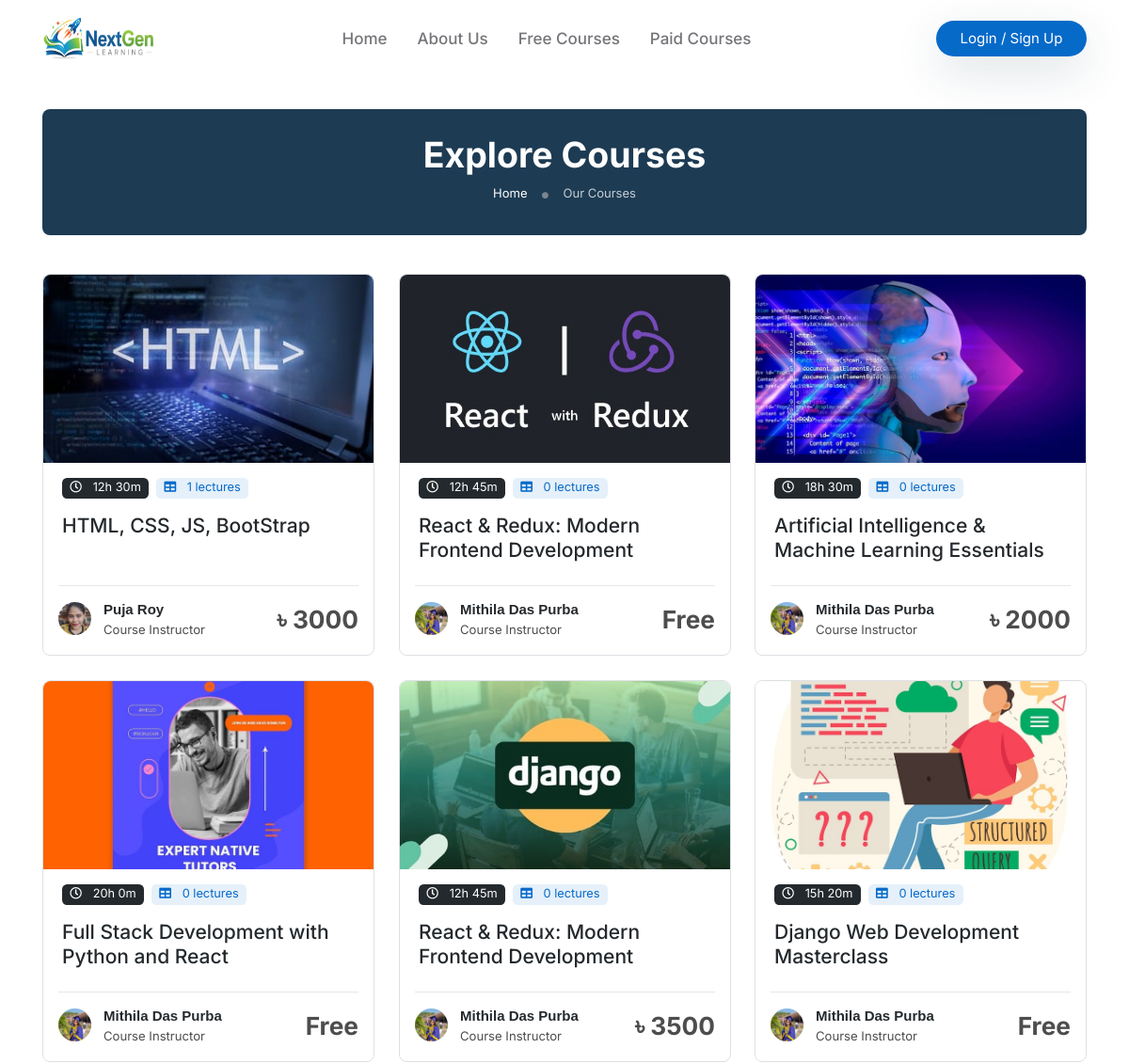
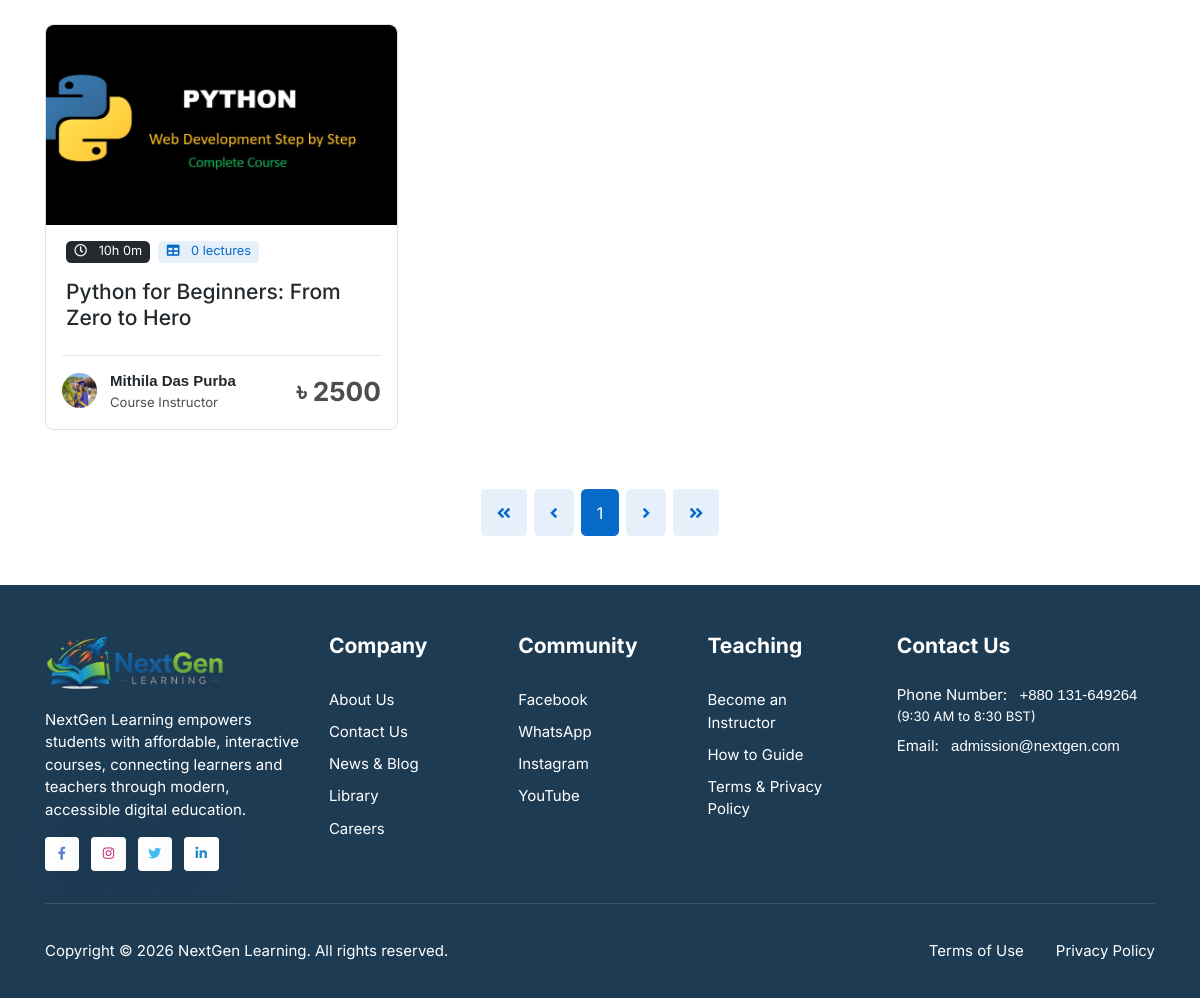
/our_courses.php, run on the app's committed database (2 pictures, top to bottom).
### tables this page shows
CREATE TABLE `courses` (
  `id` bigint(20) NOT NULL,
  `title` varchar(255) NOT NULL,
  `short_desc` text NOT NULL,
  `description` text NOT NULL,
  `thumbnail` varchar(255) NOT NULL,
  `video` varchar(255) NOT NULL,
  `duration` varchar(255) NOT NULL,
  `instructor` int(11) DEFAULT NULL,
  `price` varchar(255) NOT NULL,
  `total_lectures` int(11) NOT NULL,
  `language` varchar(11) NOT NULL,
  `instructor_id` int(11) NOT NULL,
  `status` varchar(255) NOT NULL DEFAULT 'upcomming',
  `created_at` datetime NOT NULL DEFAULT current_timestamp(),
  `updated_at` datetime NOT NULL DEFAULT current_timestamp() ON UPDATE current_timestamp(),
  `upcoming` varchar(20) DEFAULT 'live'
);

CREATE TABLE `users` (
  `id` int(11) NOT NULL,
  `role` enum('student','admin','instructor') NOT NULL DEFAULT 'student',
  `first_name` varchar(255) NOT NULL,
  `last_name` varchar(255) NOT NULL,
  `phone` varchar(255) NOT NULL,
  `email` varchar(255) NOT NULL,
  `password` varchar(255) NOT NULL,
  `avatar` varchar(255) DEFAULT NULL,
  `created_at` datetime NOT NULL DEFAULT current_timestamp(),
  `updated_at` datetime NOT NULL DEFAULT current_timestamp()
);

### includes/fetch.php (called while the page is built, shortened)
<?php
function fetch_record($conn, $table, $id)
{
  $sql = "SELECT * FROM $table WHERE id = $id";
  if ($result = $conn->query($sql)) {
    $row = $result->fetch_assoc();
    return $row;
  } else {
    $_SESSION['error_message'] = "Error: " . $conn->error;
    return null;
  }
}
function fetch_records($conn, $table, $options = [])
{
  $conditions = $options['conditions'] ?? null;
  $limit = $options['limit'] ?? null;
  $offset = $options['offset'] ?? 0;
  $sql = "SELECT * FROM $table";
  if (!empty($conditions)) $sql .= " WHERE $conditions";
  $sql .= " ORDER BY id DESC";
  if (!is_null($limit)) $sql .= " LIMIT $limit OFFSET $offset";
  $results = [];
  $total_records = 0;
  if ($result = $conn->query($sql)) {
    $results = $result->fetch_all(MYSQLI_ASSOC);
  }
  $count_sql = "SELECT COUNT(*) AS total FROM $table";
  if (!empty($conditions)) {
    $count_sql .= " WHERE $conditions";
  }
  if ($count_result = $conn->query($count_sql)) {
    $total_row = $count_result->fetch_assoc();
    $total_records = $total_row['total'];
  }
  return [
    'data' => $results,
    'total' => $total_records
  ];
}

### includes/get_course_by_id.php (called while the page is built, shortened)
<?php
function count_topics($conn, $course_id)
{
  $total_topics = 0;
  $sql = "SELECT COUNT(*) AS total_topics FROM topics WHERE course_id = ?";
  if ($stmt = $conn->prepare($sql)) {
    $stmt->bind_param("i", $course_id);
    $stmt->execute();
    $stmt->bind_result($total_topics);
    return $total_topics;
  } else {
    echo "Error: " . $conn->error;
    return 0;
  }
}

### components/course_card_v2.php (the view, shortened to what this page needs)
<div class="col-md-4 action-trigger-hover">
  <div class="card h-100 border">
    <img
      src="./uploads/img/thumbnails/<?= $course['thumbnail'] ?>"
      class="card-img-top"
      alt="course image"
      style="height: 200px; object-fit: cover;" />
    <div class="card-body pb-0">
      <div class="d-flex gap-2 mb-3">
        <span class="hstack gap-2">
          <a href="#" class="badge text-bg-dark">
            <i class="far fa-clock text-white me-2"></i>
            <?= $course['duration'] ?>
          </a>
          <a
            href="#"
            class="badge bg-primary bg-opacity-10 text-primary">
            <i class="fas fa-table text-primary me-2"></i>
            <?= count_topics($conn, $course['id']) ?> lectures
          </a>
        </span>
      </div>
      <h5 class="card-title fw-normal">
        <a href="course_details.php?id=<?= $course['id'] ?>">
          <?= $course['title'] ?>
        </a>
      </h5>
    </div>
    <div class="card-footer pt-0 bg-transparent">
      <hr />
      <div
        class="d-flex justify-content-between align-items-center">
        <div class="d-flex align-items-center">
          <div class="avatar avatar-sm">
            <img
              class="custom-avatar custom-avatar-sm"
              src="uploads/img/users/<?= $instructor_avatar ? $instructor_avatar : 'blank.png'; ?>"
              alt="avatar" />
          </div>
          <p class="mb-0 ms-2 ">
            <strong class="h6 mb-0 d-block"><?= $instructor_name ?></strong>
            <small>Course Instructor</small>
          </p>
        </div>
        <div>
          <h4 class="text-success mb-0 item-show">
            <span >
              <?= $course['price'] == 0 ? 'Free' : '৳ ' . $course['price'] ?>
            </span>
          </h4>
        </div>
      </div>
    </div>
  </div>
</div>

### our_courses.php (shortened to what this page needs)
<?php
include('includes/db.php');
include('includes/get_course_by_id.php');
include('includes/fetch.php');
$limit = 8;
$page = isset($_GET['page']) ? (int)$_GET['page'] : 1;
$offset = ($page - 1) * $limit;
$conditions = match ($_GET['type'] ?? '') {
  'free' => "price = 0",
  'paid' => "price > 0",
  default => '1'
};
$result = fetch_records($conn, 'courses', [
  'conditions' => $conditions,
  'limit' => $limit,
  'offset' => $offset
]);
$courses = $result['data'];
?>
<?php if (!empty($courses)) {
  $type = $_GET['type'] ?? null;
  $type_labels = ['free' => 'Free Courses', 'paid' => 'Paid Courses'];
?>
<section class="py-4">
  <div class="container">
    <div class="row">
      <div class="col-12">
        <div class="card card-body bg-blue p-4 h-100 p-4 text-center rounded-3">
          <h2 class="m-0 text-white">
            Explore <?= $type_labels[$type] ?? 'Courses' ?>
          </h2>
          <div class="d-flex justify-content-center">
            <nav aria-label="breadcrumb">
              <ol class="breadcrumb breadcrumb-dots mb-0">
                <li class="breadcrumb-item">
                  <a href="index.php" class="text-white">Home</a>
                </li>
                <li class="breadcrumb-item active text-white  opacity-75" aria-current="page">
                  <?= $type_labels[$type] ?? 'Our Courses' ?>
                </li>
              </ol>
            </nav>
          </div>
        </div>
      </div>
    </div>
  </div>
</section>
<?php } ?>
<section class="pt-0">
  <div class="container">
    <div class="row mt-3">
      <div class="col-12">
        <div class="row g-4">
          <?php
          if (!empty($courses)) {
            foreach ($courses as $course):
              $instructor = fetch_record($conn, 'users', $course['instructor_id']);
              $instructor_name = $instructor['first_name'] . " " . $instructor['last_name'];
              $instructor_avatar = $instructor['avatar'];
              include './components/course_card_v2.php';
            endforeach;
            include './components/pagination_v2.php';
          } ?>
        </div>
      </div>
    </div>
  </div>
</section>
<?php
include('layouts/website.php');
?>

### data on the page
courses: thumbnail (picture), duration "12h 30m", id "1", title "HTML, CSS, JS, BootStrap", users.avatar (picture), users.first_name+last_name "Puja Roy", price "3000"
courses: thumbnail (picture), duration "12h 45m", id "0", title "React & Redux: Modern Frontend Development", users.avatar (picture), users.first_name+last_name "Mithila Das Purba", price "Free"
courses: thumbnail (picture), duration "18h 30m", id "0", title "Artificial Intelligence & Machine Learning Essentials", users.avatar (picture), users.first_name+last_name "Mithila Das Purba", price "2000"
courses: thumbnail (picture), duration "20h 0m", id "0", title "Full Stack Development with Python and React", users.avatar (picture), users.first_name+last_name "Mithila Das Purba", price "Free"
courses: thumbnail (picture), duration "12h 45m", id "0", title "React & Redux: Modern Frontend Development", users.avatar (picture), users.first_name+last_name "Mithila Das Purba", price "3500"
courses: thumbnail (picture), duration "15h 20m", id "0", title "Django Web Development Masterclass", users.avatar (picture), users.first_name+last_name "Mithila Das Purba", price "Free"
courses: thumbnail (picture), duration "10h 0m", id "0", title "Python for Beginners: From Zero to Hero", users.avatar (picture), users.first_name+last_name "Mithila Das Purba", price "2500"

### other printed values
$type_labels[$type] "Courses"
$type_labels[$type] "Our Courses"
